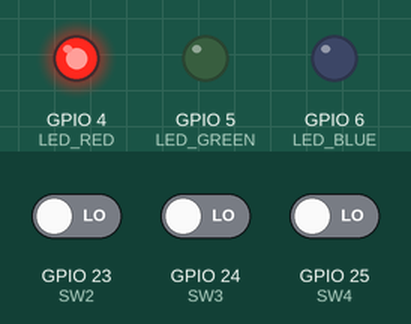
A program run on a simulated Raspberry Pi (BCM pin numbers). On the bench: output pins drawn as LEDs (lit = HIGH). Dashed ring = blinking. The test bench sets the inputs (shaded band); at power-on: GPIO 23 (SW2) LOW, GPIO 25 (SW4) LOW, GPIO 24 (SW3) LOW. Random numbers come from a fixed seed; the clock reads 2024-03-15 10:24:30 at power-on unless the program sets it; what the program prints to the terminal is not drawn. At 8.9 s the program stops and its outputs stay as they are.

Above: at 1.2 s.
1.3 s: GPIO 23 (SW2) driven HIGH and GPIO 25 (SW4) driven HIGH
At 3.0 s:
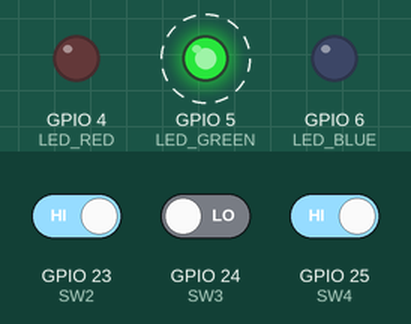
4.3 s: GPIO 24 (SW3) driven HIGH
At 9.8 s:
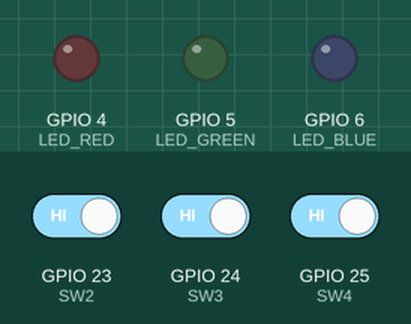
Timing chart, 0 to 10.4 s (numbered marks = the images above; inputs shaded):
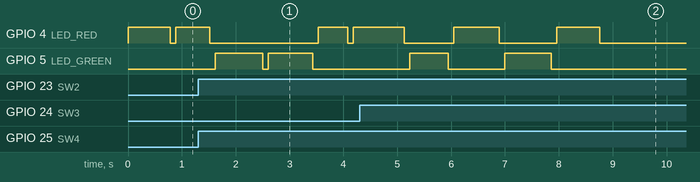

The program:

KYJmission020103.py
```python
import RPi.GPIO as GPIO
import random
import time

# GPIO 핀 번호 설정
LED_RED = 4
LED_GREEN = 5
LED_BLUE = 6
SW2 = 23
SW3 = 24
SW4 = 25

# GPIO 핀 모드 설정
GPIO.setmode(GPIO.BCM)
GPIO.setwarnings(False)
GPIO.setup(LED_RED, GPIO.OUT)
GPIO.setup(LED_GREEN, GPIO.OUT)
GPIO.setup(LED_BLUE, GPIO.OUT)
# GPIO.setup(SW2, GPIO.IN)
# GPIO.setup(SW3, GPIO.IN)
# GPIO.setup(SW4, GPIO.IN)
GPIO.setup(SW2, GPIO.IN, pull_up_down = GPIO.PUD_DOWN) # 내부풀다운 사용
GPIO.setup(SW3, GPIO.IN, pull_up_down = GPIO.PUD_DOWN) # 내부풀다운 사용
GPIO.setup(SW4, GPIO.IN, pull_up_down = GPIO.PUD_DOWN) # 내부풀다운 사용

# LED 초기화
GPIO.output(LED_RED, GPIO.LOW)
GPIO.output(LED_GREEN, GPIO.LOW)
GPIO.output(LED_BLUE, GPIO.LOW)

total = 0     # 총 점수

randColor = [LED_RED, LED_GREEN, LED_BLUE]

for i in range(10):  # 10회 반복
    judgment = 0 # 판정1 : 버튼을 올바르게 눌렀는지
    judgment2 = 0 # 판정2 : 시간내에 버튼을 눌었는지 아닌지

    # 색 랜덤으로 출력하기
    color = randColor[random.randint(0, 2)]
    # 랜덤 시간 설정하기
    sleep_time = random.uniform(0.5, 1.0)

    GPIO.output(color, GPIO.HIGH)

    start_time = time.time()
    while True:                # 랜덤 시간 만큼 반복
        ret = GPIO.input(SW2)  # 빨강 - SW2
        if ret == 0:
            judgment2 = 1
            if color != LED_RED:
                judgment = 1

        ret = GPIO.input(SW3)  # 초록 - SW3
        if ret == 0:
            judgment2 = 1
            if color != LED_GREEN:
                judgment = 1

        ret = GPIO.input(SW4)  # 파랑 - SW4
        if ret == 0:
            judgment2 = 1
            if color != LED_BLUE:
                judgment = 1

        current_time = time.time()
        if current_time - start_time >= sleep_time: # 지정한 시간이 지나면 종료
            break

    if judgment == 1:     # 틀린 버튼을 누르는 경우
        print("bad")
    elif judgment2 == 0:  # 버튼을 시간내에 누르지 못한 경우
        print("miss")
    else:                 # 시간내에 올바른 버튼을 누른 경우
        total += 1
        print("perfect")

    GPIO.output(color, GPIO.LOW)
    time.sleep(0.1) # 연속된 LED출력을 구분하기 위하여 사용
print("최종 점수는 "+str(total)+"점")  # 최종 점수 출력

GPIO.cleanup()
```

Measured:
- by itself, GPIO 4 (LED_RED): alternates HIGH for 0.82 s and LOW for 0.99 s
- by itself, GPIO 5 (LED_GREEN): alternates HIGH for 0.79 s and LOW for 1.0 s, 4 changes in all, then stays LOW
